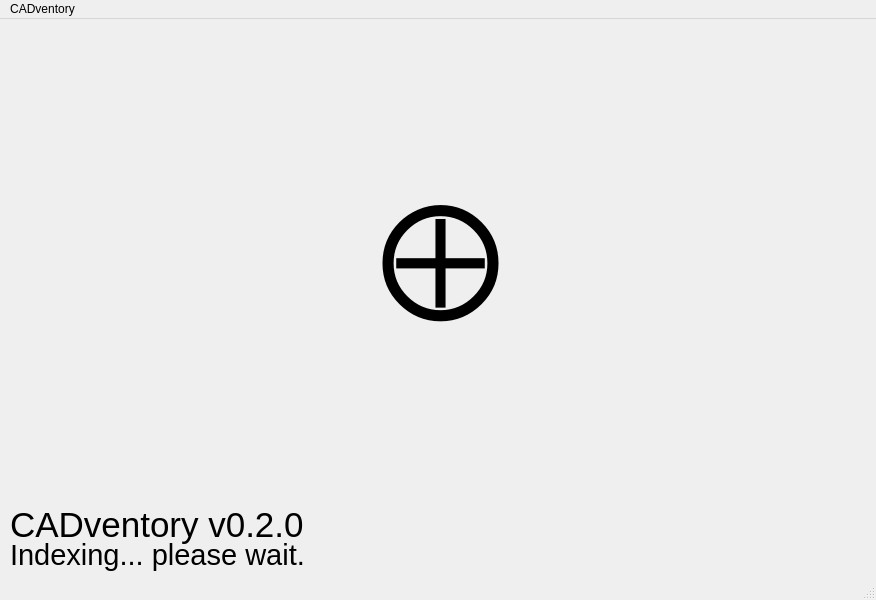
<?xml version="1.0" encoding="UTF-8"?>
<ui version="4.0">
 <class>MainWindow</class>
 <widget class="QMainWindow" name="MainWindow">
  <property name="geometry">
   <rect>
    <x>0</x>
    <y>0</y>
    <width>876</width>
    <height>600</height>
   </rect>
  </property>
  <property name="windowTitle">
   <string>MainWindow</string>
  </property>
  <widget class="QWidget" name="centralwidget">
   <widget class="QWidget" name="librarywidget" native="true">
    <property name="geometry">
     <rect>
      <x>0</x>
      <y>0</y>
      <width>876</width>
      <height>580</height>
     </rect>
    </property>
   </widget>
   <widget class="QWidget" name="origin" native="true">
    <property name="geometry">
     <rect>
      <x>0</x>
      <y>0</y>
      <width>876</width>
      <height>580</height>
     </rect>
    </property>
    <widget class="QWidget" name="gridLayoutWidget">
     <property name="geometry">
      <rect>
       <x>10</x>
       <y>0</y>
       <width>861</width>
       <height>481</height>
      </rect>
     </property>
     <layout class="QGridLayout" name="gridLayout">
      <property name="sizeConstraint">
       <enum>QLayout::SizeConstraint::SetDefaultConstraint</enum>
      </property>
      <property name="topMargin">
       <number>1</number>
      </property>
      <property name="bottomMargin">
       <number>20</number>
      </property>
      <item row="0" column="0">
       <widget class="QPushButton" name="addLibraryButton">
        <property name="enabled">
         <bool>true</bool>
        </property>
        <property name="sizePolicy">
         <sizepolicy hsizetype="Fixed" vsizetype="Fixed">
          <horstretch>0</horstretch>
          <verstretch>0</verstretch>
         </sizepolicy>
        </property>
        <property name="minimumSize">
         <size>
          <width>128</width>
          <height>128</height>
         </size>
        </property>
        <property name="baseSize">
         <size>
          <width>128</width>
          <height>128</height>
         </size>
        </property>
        <property name="font">
         <font>
          <family>Arial Black</family>
          <pointsize>92</pointsize>
         </font>
        </property>
        <property name="mouseTracking">
         <bool>false</bool>
        </property>
        <property name="autoFillBackground">
         <bool>false</bool>
        </property>
        <property name="text">
         <string>⨁</string>
        </property>
        <property name="iconSize">
         <size>
          <width>128</width>
          <height>128</height>
         </size>
        </property>
        <property name="checkable">
         <bool>false</bool>
        </property>
        <property name="flat">
         <bool>true</bool>
        </property>
       </widget>
      </item>
     </layout>
    </widget>
    <widget class="QLabel" name="appNameVersionLabel">
     <property name="geometry">
      <rect>
       <x>10</x>
       <y>470</y>
       <width>781</width>
       <height>72</height>
      </rect>
     </property>
     <property name="font">
      <font>
       <pointsize>26</pointsize>
      </font>
     </property>
     <property name="text">
      <string>CADventory v0.2.0</string>
     </property>
    </widget>
    <widget class="QLabel" name="indexingStatus">
     <property name="geometry">
      <rect>
       <x>10</x>
       <y>500</y>
       <width>781</width>
       <height>72</height>
      </rect>
     </property>
     <property name="font">
      <font>
       <pointsize>22</pointsize>
      </font>
     </property>
     <property name="text">
      <string>Indexing... please wait.</string>
     </property>
    </widget>
   </widget>
  </widget>
  <widget class="QStatusBar" name="statusbar"/>
  <widget class="QMenuBar" name="menubar">
   <property name="geometry">
    <rect>
     <x>0</x>
     <y>0</y>
     <width>876</width>
     <height>24</height>
    </rect>
   </property>
   <widget class="QMenu" name="menuCADventory_0_1_0">
    <property name="title">
     <string>CADventory</string>
    </property>
   </widget>
   <addaction name="menuCADventory_0_1_0"/>
  </widget>
 </widget>
 <resources/>
 <connections/>
</ui>
